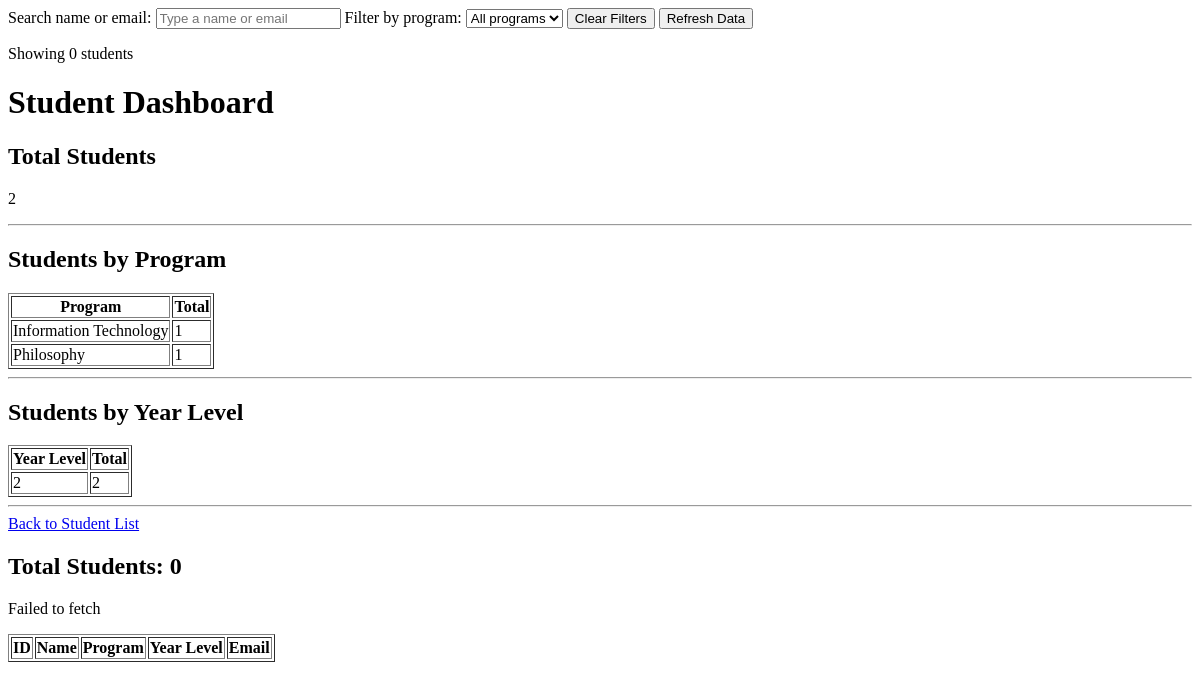
/registration/dashboard/, run on an earlier commit of the app's database.
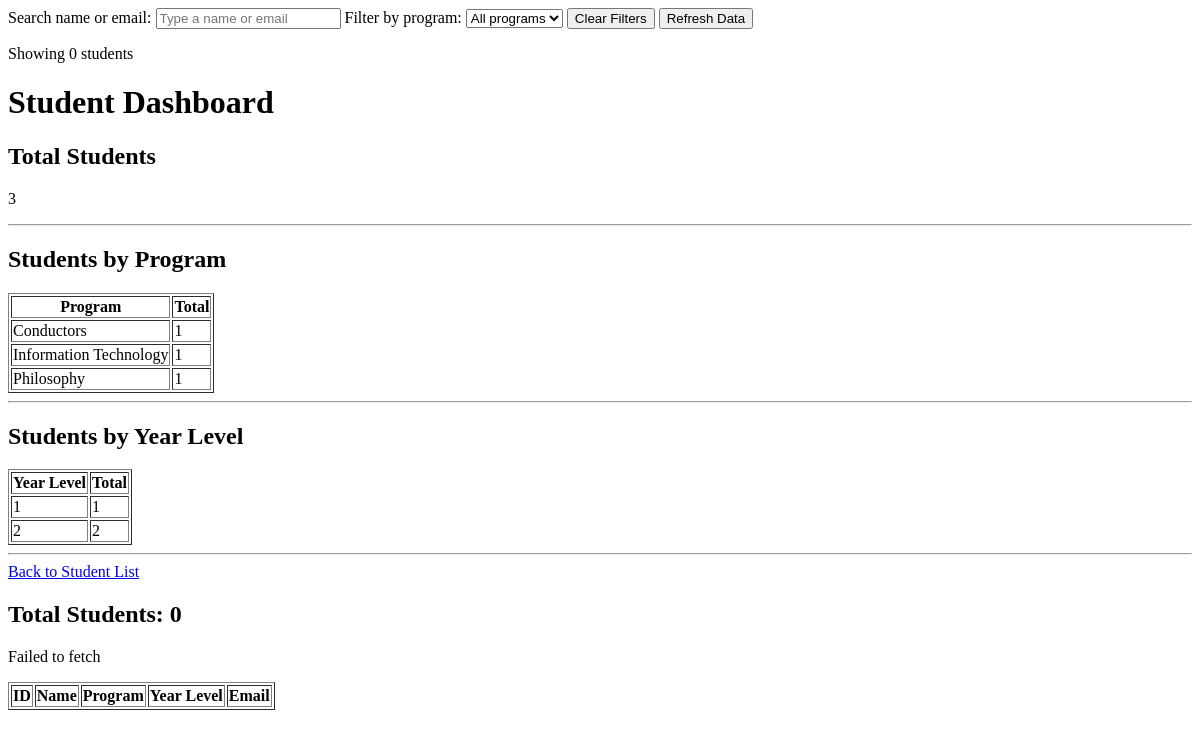
And on a later commit of the database.
### registration/models.py (models this page shows, shortened)
class Student(models.Model):
    student_name = models.CharField(max_length=100)
    program = models.CharField(max_length=100)
    year_level = models.IntegerField()
    email = models.EmailField()

### registration/views.py (the view)
def student_dashboard(request):
    students = Student.objects.all()
    total_students = students.count()
    program_summary = (
        students
        .values('program')
        .annotate(total=Count('id'))
        .order_by('program')
    )
    year_summary = (
        students
        .values('year_level')
        .annotate(total=Count('id'))
        .order_by('year_level')
    )
    return render(
        request,
        'registration/student_dashboard.html',
        {
            'total_students': total_students,
            'program_summary': program_summary,
            'year_summary': year_summary,
        }
    )

### registration/templates/registration/student_dashboard.html (shortened to what this page needs)
{% load static %}
<!DOCTYPE html>
<html>
<head>
</head>
<body>
    <section>
        <label for="student-search">Search name or email:</label>
        <input
        type="search"
        id="student-search"
        placeholder="Type a name or email"
        >
        <label for="program-filter">Filter by program:</label>
        <select id="program-filter">
        <option value="">All programs</option>
        </select>
        <button type="button" id="clear-filters">
        Clear Filters
        </button>
        <button type="button" id="refresh-students">
        Refresh Data
        </button>
        </section>
    <p id="result-count" aria-live="polite">Showing 0 students</p>
    <h1>Student Dashboard</h1>
    <h2>Total Students</h2>
    <p>
        {{ total_students }}
    </p>
    <hr>
    <h2>Students by Program</h2>
    <table border="1">
        <tr>
            <th>Program</th>
            <th>Total</th>
        </tr>
        {% for item in program_summary %}
        <tr>
            <td>{{ item.program }}</td>
            <td>{{ item.total }}</td>
        </tr>
        {% empty %}
        <tr>
            <td colspan="2">
                No program data available.
            </td>
        </tr>
        {% endfor %}
    </table>
    <hr>
    <h2>Students by Year Level</h2>
    <table border="1">
        <tr>
            <th>Year Level</th>
            <th>Total</th>
        </tr>
        {% for item in year_summary %}
        <tr>
            <td>{{ item.year_level }}</td>
            <td>{{ item.total }}</td>
        </tr>
        {% empty %}
        <tr>
            <td colspan="2">
                No year-level data available.
            </td>
        </tr>
        {% endfor %}
    </table>
    <hr>
    <a href="{% url 'student_list' %}">
        Back to Student List
    </a>
    <h2>
        Total Students:
        <span id="student-count">0</span>
    </h2>
    <p id="error-message"></p>
    <table border="1" id="student-table">
        <thead>
            <tr>
                <th>ID</th>
                <th>Name</th>
                <th>Program</th>
                <th>Year Level</th>
                <th>Email</th>
            </tr>
        </thead>
    </table>
</body>
</html>

What changed in the data, as far as the page shows it:
added Student: program "Conductors", total "1"
Also different on the page:
{{ total_students }}: "2" → "3"
new list line: "1 1"
